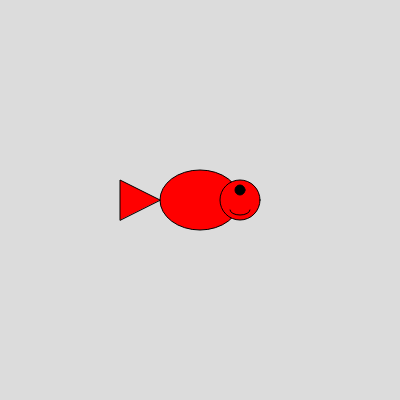
Frame 1 (no input)
Frame 60 (no input): identical to frame 1, image omitted
Frame 120 (the mouse pressed at the canvas centre since frame 60): identical to frame 1, image omitted

The p5.js sketch that drew this single still picture (run headless with seeded random() and noise() and a simulated clock; from frame 60 on, the mouse is pressed at the canvas centre):

// p5.js sketch
// ── sketch.js
let dragon;

function setup() {
  createCanvas(400, 400);
  dragon = new Dragon(width / 2, height / 2);
}

function draw() {
  background(220);
  dragon.show();
}

class Dragon {
  constructor(x, y) {
    this.x = x;
    this.y = y;
    this.bodyColor = color(255, 0, 0);
    this.eyeColor = color(0);
  }

  show() {
    // Body
    fill(this.bodyColor);
    ellipse(this.x, this.y, 80, 60);

    // Head
    fill(this.bodyColor);
    ellipse(this.x + 40, this.y, 40, 40);

    // Eyes
    fill(this.eyeColor);
    ellipse(this.x + 40, this.y - 10, 10, 10);

    // Mouth
    noFill();
    stroke(0);
    arc(this.x + 40, this.y + 10, 20, 10, 0, PI);

    // Tail
    fill(this.bodyColor);
    triangle(this.x - 40, this.y, this.x - 80, this.y - 20, this.x - 80, this.y + 20);
  }
}
